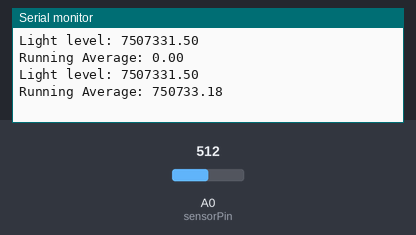
Recording of a sketch running on a simulated Arduino Uno, built with avr-gcc and run on an emulated ATmega328P. On the bench: the last lines printed to the serial monitor. The test bench sets the inputs (shaded band); at power-on: A0 (sensorPin) = 512.

Above: at 2.8 s.
2.9 s: A0 (sensorPin) set to 716
At 5.0 s:
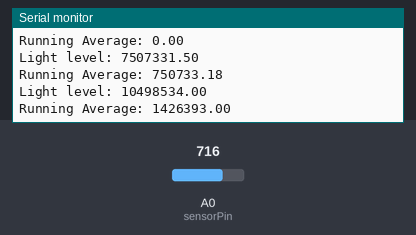
5.6 s: A0 (sensorPin) set to 900
At 6.6 s:
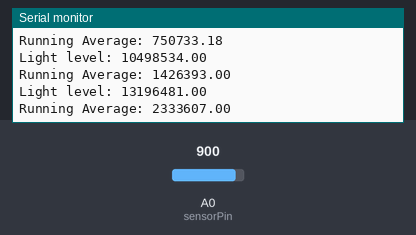
Timing chart, 0 to 8.6 s (numbered marks = the images above; inputs shaded):
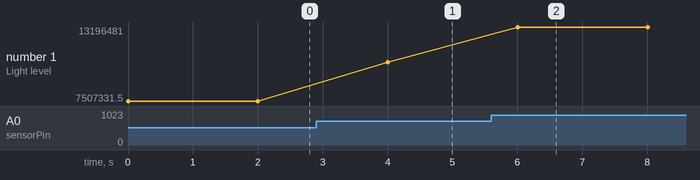

The sketch:

TalusanDataCollectionIIR.ino
```cpp
int  sensorPin  =  A0;     // select the input  pin for  the potentiometer
int  sensorValue =  0;  // variable to  store  the value  coming  from  the sensor
float ave = 0;
float newWeight = 0.1;
float oldWeight = 0.9;
float scaling = 5.0/1023;
float ohmscaling = 3000000;
float voltScaled;
float ohmScaled;
void setup()
{
//pinMode(3, OUTPUT);
Serial.begin(9600);
}
void loop(){
sensorValue =  analogRead(sensorPin);
returnave();
voltScaled = sensorValue*scaling;
ohmScaled = voltScaled*ohmscaling;
Serial.print("Light level: ");
Serial.println(ohmScaled);
Serial.print("Running Average: ");
Serial.println(ave);
//analogWrite(3, sensorValue);
delay(2000);
}

int returnave(){
  ave = newWeight*ohmScaled + oldWeight*ave;
  return ave;
}
```

Measured:
- after the input at 2.9 s, the serial monitor: prints a new line after 1.1 s (image 1)
- after the input at 5.6 s, the serial monitor: prints a new line after 0.41 s (image 2)
- plotted number 1: 7507331.5 → 10498534 after the input at 2.9 s, 10498534 → 13196481 after the input at 5.6 s
